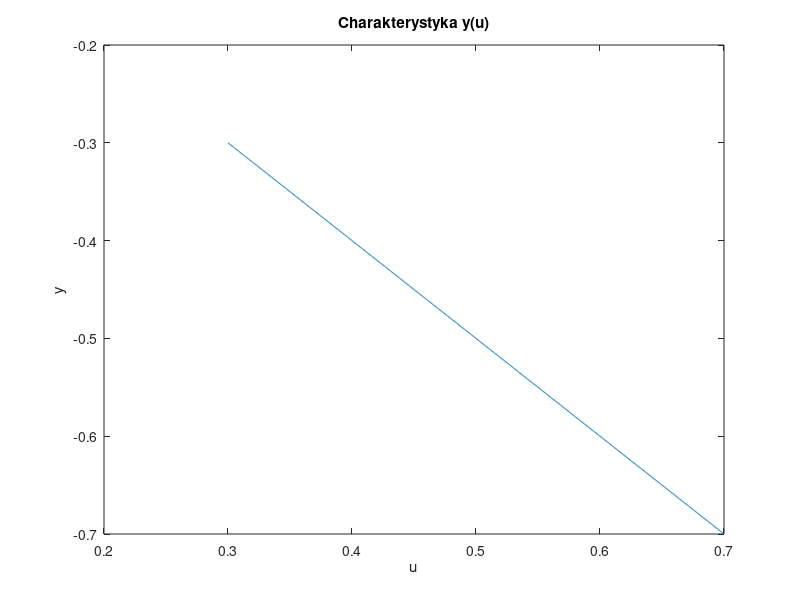

Reproduce this figure in MATLAB.
f = @(u,y) u + y;

G = linspace(0.3,0.7, 1000).';
for i=1:length(G)
wart = fsolve(@(y)f(G(i),y),[0,1]);
y_wyj(i,:) = wart;
end 

plot(G,y_wyj(:,1))
title("Charakterystyka y(u)")
xlabel("u"); ylabel("y");
hold off;
% print("Charakterystyka",'-dpng','-r400');